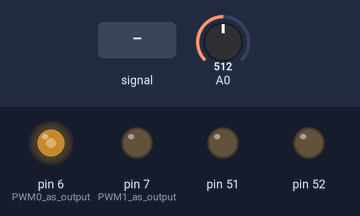
This sketch was run on a simulated Arduino Mega 2560, built with avr-gcc and run on an emulated ATmega2560. On the bench: output pins drawn as LEDs (lit = HIGH). The test bench sets the inputs (shaded band); at power-on: A0 = 512.

Above: at 1.2 s.
1.3 s: A0 fed a 200 Hz sine of ±81 counts around its level
At 1.45 s:
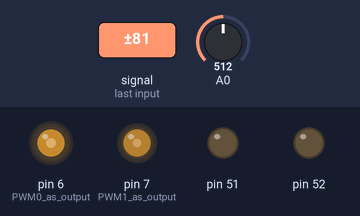
Timing chart, 0 to 1.7 s (numbered marks = the images above; inputs shaded):
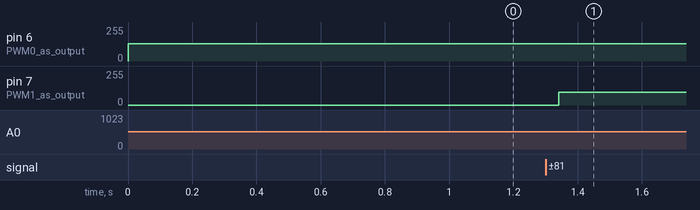

The sketch:

sonotactil.ino
```cpp
// www.Electrosmash.com/pedalshield-mega
/* pedalshield_mega_daftpunk_distortion_octaver.ino creates a lo-fi distortion effect similar to the used
 * in Television Rules the Nation by Daft Punk. It also octaves the signal up/down presing the pushbuttons
 */
//defining the output PWM parameters
#define PWM_FREQ 0x00FF // pwm frequency - 31.3KHz
#define PWM_MODE 0 // Fast (1) or Phase Correct (0)
#define PWM_QTY 2 // 2 PWMs in parallel

//other variables

int input;
int dist_variable=10;
byte ADC_low, ADC_high;


void setup() {
//setup IO
  pinMode(6, OUTPUT); //PWM0 as output
  pinMode(7, OUTPUT); //PWM1 as output

  // setup ADC
  ADMUX = 0x60; // left adjust, adc0, internal vcc
  ADCSRA = 0xe5; // turn on adc, ck/32, auto trigger
  ADCSRB = 0x00; // ADC free running mode
  DIDR0 = 0x01; // turn off digital inputs for adc0

  // setup PWM
  TCCR4A = (((PWM_QTY - 1) << 5) | 0x80 | (PWM_MODE << 1)); //
  TCCR4B = ((PWM_MODE << 3) | 0x11); // ck/1
  TIMSK4 = 0x20; // interrupt on capture interrupt
  ICR4H = (PWM_FREQ >> 8);
  ICR4L = (PWM_FREQ & 0xff);
  DDRB |= ((PWM_QTY << 1) | 0x02); // turn on outputs
  sei(); // turn on interrupts - not really necessary with arduino
}

void loop()
{

}

ISR(TIMER4_CAPT_vect) {

  // get ADC data
  ADC_low = ADCL; // you need to fetch the low byte first
  ADC_high = ADCH;
  //construct the input sumple summing the ADC low and high byte.
  input = ((ADC_high << 8) | ADC_low) + 0x8000; // make a signed 16b value
  OCR4AL = ((input + 0x8000) >> 8); // convert to unsigned, send out high byte
  OCR4BL = input; // send out low byte

}
```
